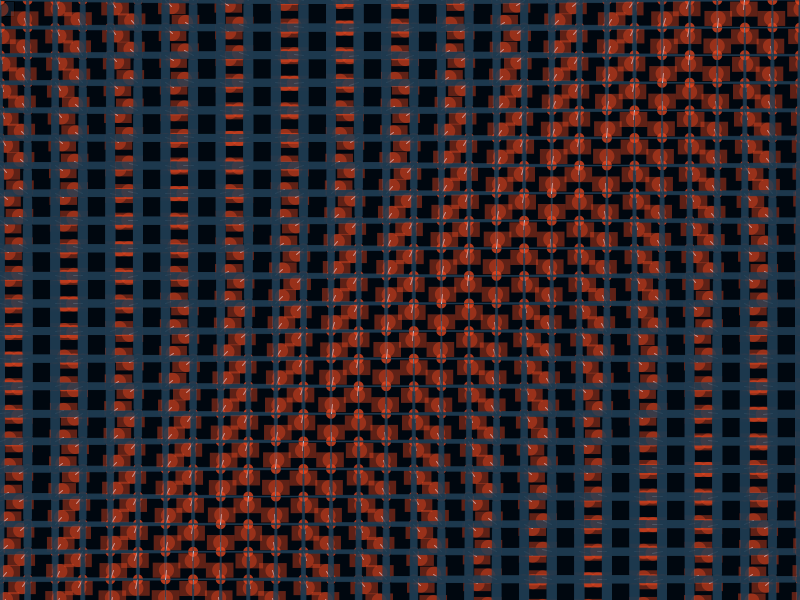
Frame 1 (no input)
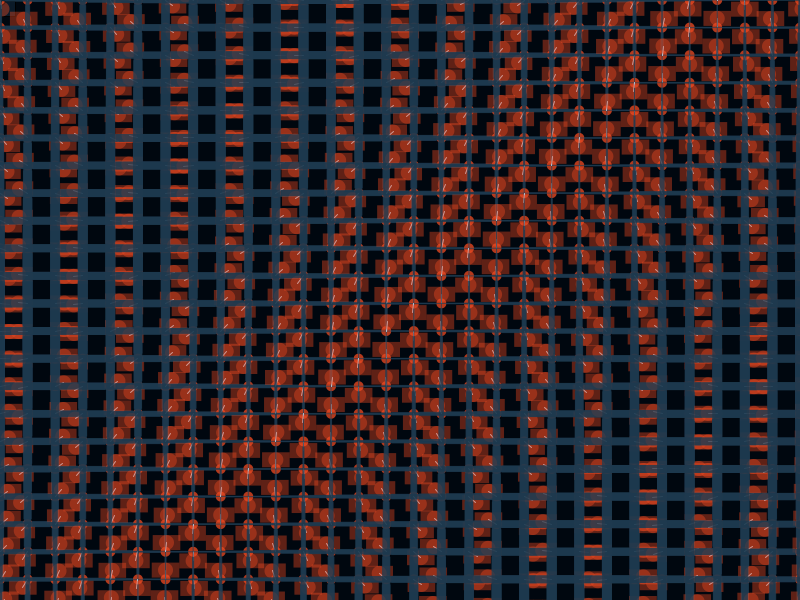
Frame 60 (the mouse pressed at the canvas centre just before this capture)
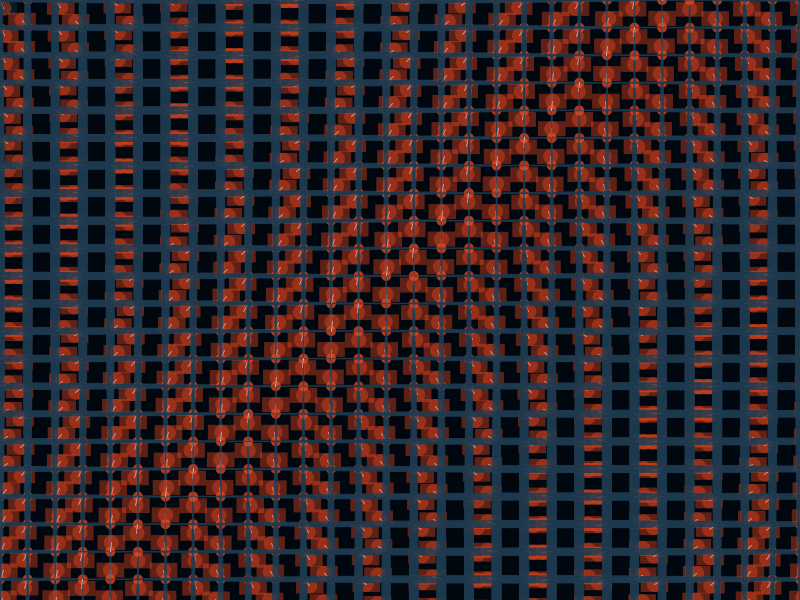
Frame 120 (the mouse held since frame 60 and released just before this capture)

The Processing sketch that drew these frames (run headless with seeded random() and noise(); from frame 60 on, the mouse is pressed at the canvas centre):

// Processing sketch: processing_153004
// ── processing_153004.pde

/*
 * Creative Coding
 * Week 2, 05 - Moving Patterns 1
 * by Indae Hwang and Jon McCormack
 * Copyright (c) 2014 Monash University
 *
 * This sketch builds on the previous sketches, drawing shapes based on the
 * current framerate. The movement of individual shapes combine to create a
 * gestalt field of motion. Use the arrow keys on your keyboard to change the
 * frame rate. 
 * 
 */

// variable used to store the current frame rate value
int frame_rate_value;

void setup() {
  size(800, 600);
  background(255);
  frame_rate_value = 29;
  frameRate(frame_rate_value);
  rectMode(CENTER);
  background(255);
  float angle;
  
}


void draw() { 

  background(#00070f);          //  dark blue bg 
  stroke(0);
  fill(#1c384e,100);
 
  int num = 30; 
  int margin = 0;
  float gutter = 0; //distance between each cell
  float cellsize = ( width - (2 * margin) - gutter * (num - 1) ) / (num - 1);

  int circleNumber = 0; // counter
  for (int i=0; i<num; i++) {
    for (int j=0; j<num; j++) {
      circleNumber = (i * num) + j; // different way to calculate the circle number from w2_04

      float tx = margin + cellsize * i + gutter * i;
      float ty = margin + cellsize * j + gutter * j;

      movingCircle(tx, ty, cellsize, circleNumber);
    }
  }
} //end of draw 


void movingCircle(float x, float y, float size, int circleNum) {

  float finalAngle;
  finalAngle = frameCount + circleNum;

  //the rotating angle for each tempX and tempY postion is affected by frameRate and angle;  
  float tempX = x + (size / 3) * sin(PI / frame_rate_value * finalAngle);
  float tempY = y + (size / 3) * cos(PI / frame_rate_value * finalAngle);
  
   //rect(tempX, tempY, size/5, size/5);
   rect(tempX, tempY, size, 15);
   
      

 
   fill (#F24A20,190);  //Red
   ellipse(x, y, 10, 10 );
  
  //gray-blue grid background, segments that vary in size
  fill(#1c384e,180);
    rect(x, y, 10*sin(PI / frame_rate_value * finalAngle), 100 );
    rect(x, y, 100, 8*sin(PI / frame_rate_value * finalAngle));

  
  stroke(#b8cde0); 
  line(x,y, tempX, tempY);

   noStroke();
    fill (#F24A20,100);
    ellipse(tempX, tempY, 15, 15);
   
 float tsize = 5;
// fill (#FF8000,100);
// triangle(tempX-tsize, tempY+tsize, tempX, tempY-tsize, tempX+tsize, tempY+tsize);    
 
 
}


/*
 * keyReleased function
 *
 * called automatically by Processing when a keyboard key is released
 */
void keyReleased() {

  // right arrow -- increase frame_rate_value
  if (keyCode == RIGHT && frame_rate_value < 60) {
    frame_rate_value++;
  }

  // left arrow -- decrease frame_rate_value
  if ( keyCode == LEFT && frame_rate_value > 1) {
    frame_rate_value--;
  }

  // set the frameRate and print current value on the screen
  frameRate(frame_rate_value);
  println("Current frame Rate is: " + frame_rate_value);
}
